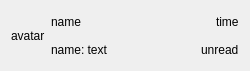
<?xml version="1.0" encoding="UTF-8"?>
<ui version="4.0">
 <class>Form</class>
 <widget class="QWidget" name="Form">
  <property name="geometry">
   <rect>
    <x>0</x>
    <y>0</y>
    <width>250</width>
    <height>71</height>
   </rect>
  </property>
  <property name="windowTitle">
   <string>Form</string>
  </property>
  <property name="autoFillBackground">
   <bool>false</bool>
  </property>
  <property name="styleSheet">
   <string notr="true"/>
  </property>
  <layout class="QHBoxLayout" name="horizontalLayout">
   <item>
    <widget class="QLabel" name="image">
     <property name="text">
      <string>avatar</string>
     </property>
    </widget>
   </item>
   <item>
    <layout class="QVBoxLayout" name="verticalLayout_4">
     <item>
      <layout class="QHBoxLayout" name="horizontalLayout_8">
       <item>
        <widget class="QLabel" name="name">
         <property name="text">
          <string>name</string>
         </property>
        </widget>
       </item>
       <item>
        <spacer name="horizontalSpacer_7">
         <property name="orientation">
          <enum>Qt::Horizontal</enum>
         </property>
         <property name="sizeHint" stdset="0">
          <size>
           <width>40</width>
           <height>20</height>
          </size>
         </property>
        </spacer>
       </item>
       <item>
        <widget class="QLabel" name="time">
         <property name="text">
          <string>time</string>
         </property>
        </widget>
       </item>
      </layout>
     </item>
     <item>
      <layout class="QHBoxLayout" name="horizontalLayout_9">
       <item>
        <widget class="QLabel" name="text">
         <property name="text">
          <string>name: text</string>
         </property>
        </widget>
       </item>
       <item>
        <spacer name="horizontalSpacer_8">
         <property name="orientation">
          <enum>Qt::Horizontal</enum>
         </property>
         <property name="sizeHint" stdset="0">
          <size>
           <width>40</width>
           <height>20</height>
          </size>
         </property>
        </spacer>
       </item>
       <item>
        <widget class="QLabel" name="unread">
         <property name="text">
          <string>unread</string>
         </property>
        </widget>
       </item>
      </layout>
     </item>
    </layout>
   </item>
  </layout>
 </widget>
 <resources/>
 <connections/>
</ui>
